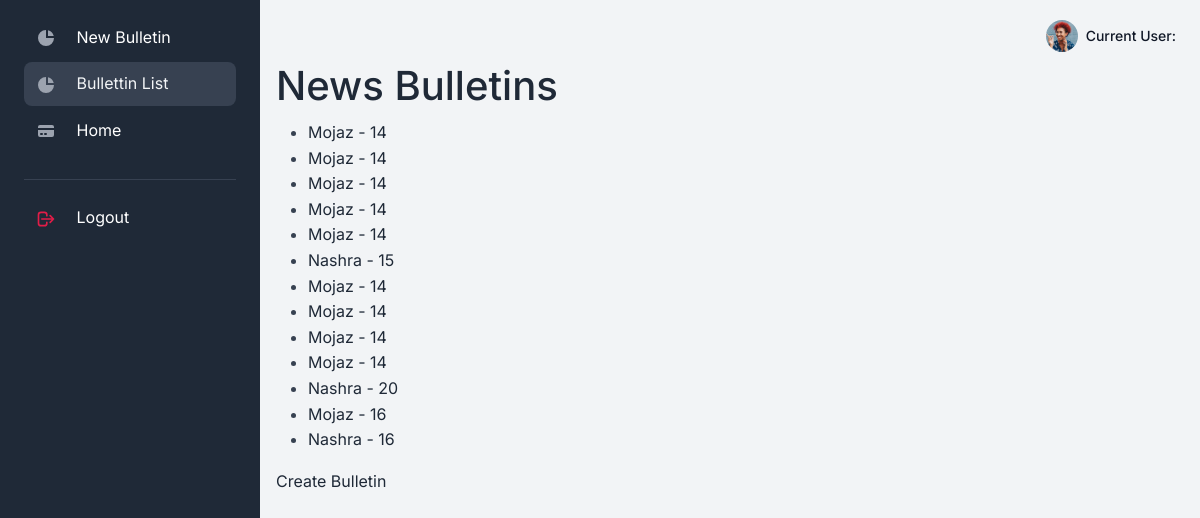
The page /bulletins/list/ on the database as committed earlier.
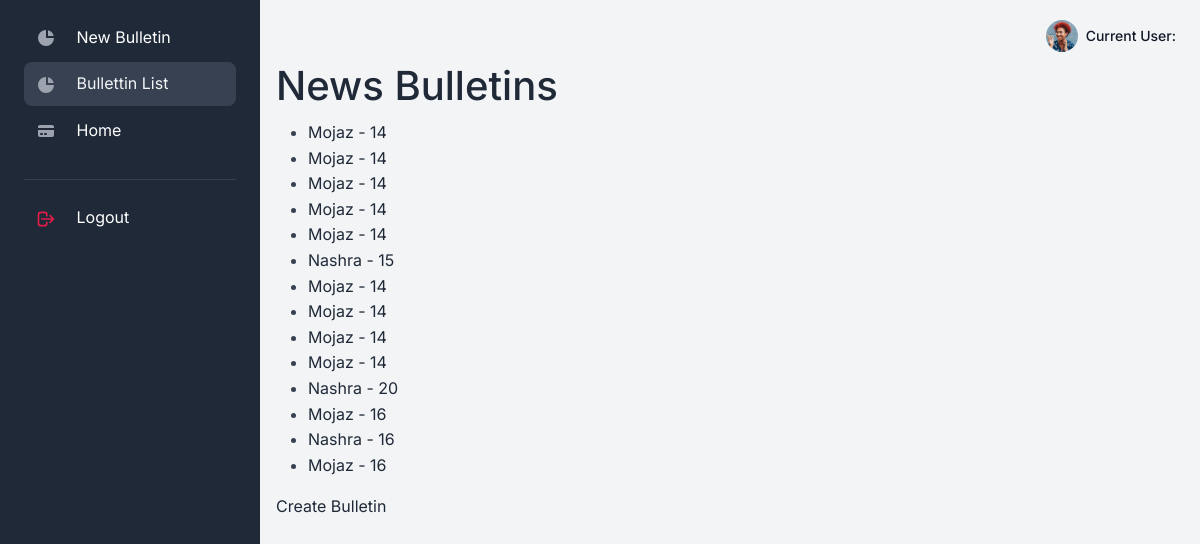
The same page on the database as committed later.
### apps/bulletins/models.py (models this page shows)
class Bulletin(models.Model):
    TYPE_CHOICES = (
        ('Mojaz', 'Mojaz'),
        ('Nashra', 'Nashra'),
    )
    TIME_CHOICES = (
        ('14', '14'),
        ('15', '15'),
        ('16', '16'),
        ('17', '17'),
        ('20', '20'),
    )
    type = models.CharField(max_length=50, choices=TYPE_CHOICES,default='Mojaz')
    time = models.CharField(max_length=50, choices=TIME_CHOICES,default='14')
    created_at=models.DateTimeField(auto_now_add=True)
    resources = models.TextField(null=True)
    editors = models.ManyToManyField(Editor)
    producers = models.ManyToManyField(Producer)

### apps/bulletins/views.py (the view)
# urls.py: path('list/', BulletinListView.as_view(), name='list'),
class BulletinListView(ListView):
    model = Bulletin
    template_name = 'bulletins/bulletin_list.html'

### apps/context_processors.py (called while the page is built)
def cfg_assets_root(request):
    return { 'ASSETS_ROOT' : settings.ASSETS_ROOT }

### apps/templates/bulletins/bulletin_list.html (shortened to what this page needs)
{% extends "layouts/bulletins_base.html" %}
{% block content %}
<head>
</head>
<body>
    <h1>News Bulletins</h1>
    <ul>
    {% for bulletin in bulletin_list %}
        <li><a href="{% url 'bulletins:detail' bulletin.id %}">{{ bulletin.type }} - {{ bulletin.time }}</a></li>
    {% endfor %}
    </ul>
    <a href="{% url 'bulletins:create' %}">Create Bulletin</a>
</body>
{% endblock content %}

Rows that differ between the two databases and show on the page:
added Bulletin: type "Mojaz", time "16"
